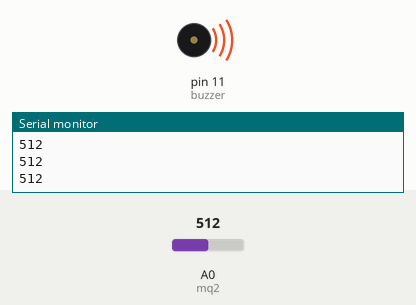
This sketch was run on a simulated Arduino Uno, built with avr-gcc and run on an emulated ATmega328P. On the bench: buzzer (waves = sounding, pin HIGH), the last lines printed to the serial monitor. The test bench sets the inputs (shaded band); at power-on: A0 (mq2) = 512.

Above: at 1.2 s.
1.3 s: A0 (mq2) set to 167
2.8 s: A0 (mq2) set to 142
At 4.0 s:
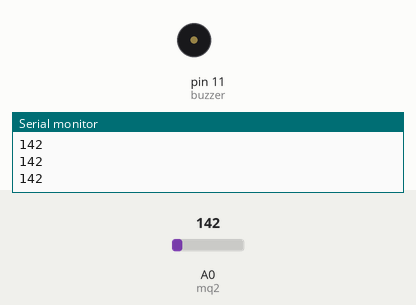
4.3 s: A0 (mq2) set to 160
At 5.0 s:
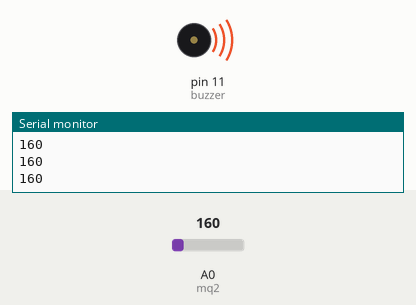
5.8 s: A0 (mq2) set to 140
At 6.2 s:
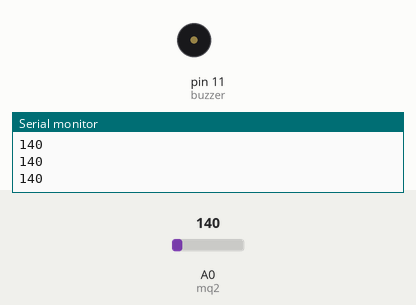
Timing chart, 0 to 8.3 s (numbered marks = the images above; inputs shaded):
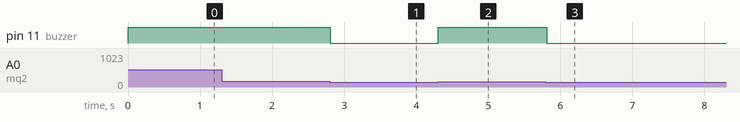

The sketch:

Smoke_Alarm.ino
```cpp
// (licence header left out)
// =============================
// Pin Definitions
// =============================
int mq2 = A0;        // MQ-2 Gas/Smoke Sensor connected to Analog Pin A0
int buzzer = 11;     // Buzzer connected to Pin 11
int threshold = 150; // Smoke detection threshold (adjust after calibration)

void setup() {

  pinMode(buzzer, OUTPUT);
  digitalWrite(buzzer, LOW);   // Ensure buzzer OFF initially

  Serial.begin(9600);          // Start Serial Monitor for debugging
}

void loop() {

  // Read analog value from MQ-2 sensor
  int value = analogRead(mq2);
  Serial.println(value);   // Print value for calibration

  // =============================
  // Smoke Detection Logic
  // =============================
  if (value > threshold) {

    // Smoke/Gas detected
    digitalWrite(buzzer, HIGH);
  }
  else {

    // No smoke detected
    digitalWrite(buzzer, LOW);
  }
}
```

Measured:
- the behaviour switches between 151 and 150 on A0 (mq2) (found by bisection; images 0 and 1)
- after the input at 2.8 s, pin 11 (buzzer): HIGH → LOW at once
- after the input at 4.3 s, pin 11 (buzzer): LOW → HIGH at once
- after the input at 5.8 s, pin 11 (buzzer): HIGH → LOW at once
